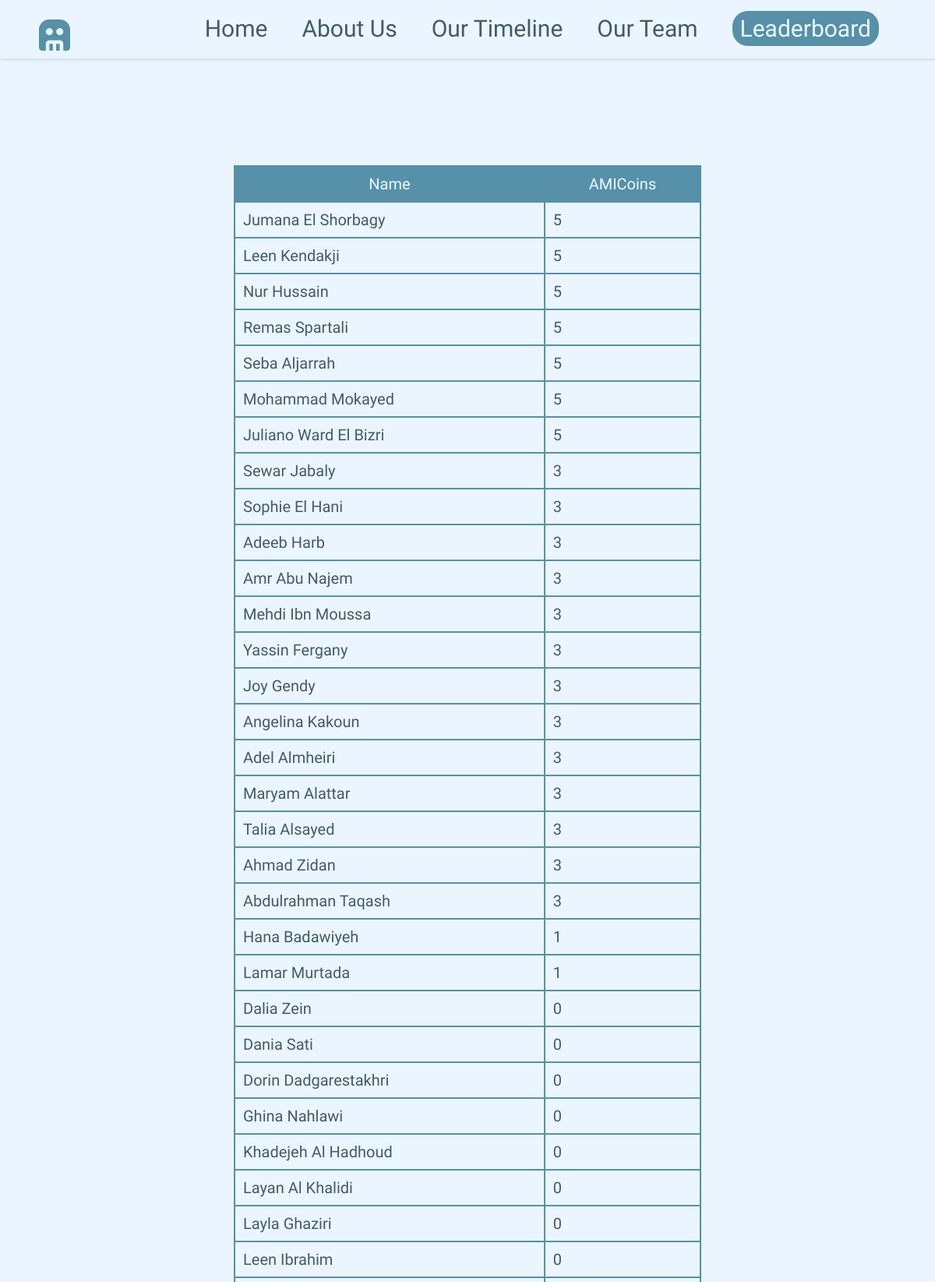
The app's page /Leaderboard/ (upper part) with its own data.
### website/models.py (models this page shows)
class memberTeam(models.Model):
    id = models.AutoField(primary_key=True)
    name = models.CharField(max_length=100)
    about = models.TextField()
    amicoins = models.IntegerField(default=0)

class committeeTeam(models.Model):
    id = models.AutoField(primary_key=True)
    name = models.CharField(max_length=100)
    role = models.CharField(max_length=100)
    about = models.TextField()
    amicoins = models.IntegerField(default=0)

### website/views.py (the view)
# urls.py: path("Leaderboard/", views.Leaderboard, name="leaderboard"),
def Leaderboard(request):
    members = memberTeam.objects.all()
    committee_members = committeeTeam.objects.all()
    combined_members = list(chain(members, committee_members))
    sorted_combined_members = sorted(combined_members, key=lambda x: x.amicoins, reverse=True)
    context = {
        'sorted_combined_members': sorted_combined_members,
    }
    return render(request, "Leaderboard.html", context)

### templates/Leaderboard.html (shortened to what this page needs)
{% load static %}
<!DOCTYPE html>
<html lang="en">
   <head>
      <link rel="stylesheet" href="{% static 'CSS/Common.css' %}">
      <link rel="stylesheet" href="{% static 'CSS/Leaderboard.css' %}">
   </head>
   <body>
      <div class="header">
         <img class="headerlogo" src="{% static '../media/images/Logo.png' %}" alt="AMIC Logo">
         <div class="headercontainer">
            <div style="margin-top: 15px; margin-right: 60px;">
               <a class="headertext" href="{% url 'home' %}">Home</a>
               <a class="headertext" href="{% url 'about' %}">About Us</a>
               <a class="headertext" href="{% url 'timeline' %}">Our Timeline</a>
               <a class="headertext" href="{% url 'team' %}">Our Team</a>
               <div class="joinus">
                  <a class="joinustext" href="{% url 'leaderboard' %}">Leaderboard</a>
               </div>
            </div>
         </div>
       </div>
      <br><br><br>
      <div class="fill">
        <table>
           <thead>
              <tr>
                 <th>Name</th>
                 <th>AMICoins</th>
              </tr>
           </thead>
           <tbody>
              {% for member in sorted_combined_members %}
                 <tr>
                    <td>{{ member.name }}</td>
                    <td>{{ member.amicoins|default:0 }}</td>
                 </tr>
              {% endfor %}
           </tbody>
        </table>
     </div>
      <br><br><br><br>
   </body>
</html>

### static/CSS/Common.css (style rules this page uses)
body { background: #EAF5FF; overflow-x: hidden; }
.header { background: #EAF5FF; position: fixed; top: 0; left: 0; width: 100%; display: flex; align-items: center; justify-content: space-between; padding: 10px 20px; z-index: 100; box-shadow: 0px 2px 4px rgba(0, 0, 0, 0.1); }
.headercontainer { position: fixed; top: 0; left: 0; right: 0; text-align: center; height: 40px; padding: 0; margin: -8px; display: flex; align-items: center; justify-content: right; z-index: 1; }
.headerlogo { margin-left: 30px; margin-top: 15px; width: 40px; height: 40px; }
.headertext { display: inline-block; position: relative; top: 23px; color: #455B64; text-align: center; font-size: 30px; font-family: Stick No Bills; font-weight: 300; margin: -2px 20px 0; text-decoration: none; }
.joinus { display: inline-block; position: relative; top: 18px; text-align: center; text-decoration: none; height: 45px; margin: -2px 20px 0; background: #5690A9; border-radius: 20px; flex-shrink: 0; padding-left: 10px; padding-right: 10px; }
.joinustext { position: relative; top: 5px; color: #ECF9FF; text-align: center; font-size: 30px; font-family: 'Stick No Bills', sans-serif; font-weight: 500; text-decoration: none; }

### static/CSS/Leaderboard.css (style rules this page uses)
.fill { margin: 130px 150px; display: flex; flex-direction: row; justify-content: center; align-items: center; display: flex; }
table { width: 600px; border-collapse: collapse; margin-top: 20px; }
th, td { border: 2px solid #5690A9; padding: 10px; text-align: left; }
td { background-color: #EAF5FF; color: #455B64; font-size: 20px; font-family: Stick No Bills; font-weight: 300; text-decoration: none; }
th { text-align: center; background-color: #5690A9; color: #ECF9FF; font-size: 20px; font-family: 'Stick No Bills', sans-serif; font-weight: 500; text-decoration: none; }
tr:nth-child(even) { background-color: #EAF5FF; }
tr:nth-child(odd) { background-color: #FFF; }

### records on screen
memberTeam: name "Jumana El Shorbagy", amicoins "5"
memberTeam: name "Leen Kendakji", amicoins "5"
memberTeam: name "Nur Hussain", amicoins "5"
memberTeam: name "Remas Spartali", amicoins "5"
memberTeam: name "Seba Aljarrah", amicoins "5"
memberTeam: name "Mohammad Mokayed", amicoins "5"
committeeTeam: name "Juliano Ward El Bizri", amicoins "5"
memberTeam: name "Sewar Jabaly", amicoins "3"
memberTeam: name "Sophie El Hani", amicoins "3"
memberTeam: name "Adeeb Harb", amicoins "3"
memberTeam: name "Amr Abu Najem", amicoins "3"
memberTeam: name "Mehdi Ibn Moussa", amicoins "3"
memberTeam: name "Yassin Fergany", amicoins "3"
memberTeam: name "Joy Gendy", amicoins "3"
committeeTeam: name "Angelina Kakoun", amicoins "3"
committeeTeam: name "Adel Almheiri", amicoins "3"
committeeTeam: name "Maryam Alattar", amicoins "3"
committeeTeam: name "Talia Alsayed", amicoins "3"
committeeTeam: name "Ahmad Zidan", amicoins "3"
committeeTeam: name "Abdulrahman Taqash", amicoins "3"
memberTeam: name "Hana Badawiyeh", amicoins "1"
memberTeam: name "Lamar Murtada", amicoins "1"
memberTeam: name "Dalia Zein", amicoins "0"
memberTeam: name "Dania Sati", amicoins "0"
memberTeam: name "Dorin Dadgarestakhri", amicoins "0"
memberTeam: name "Ghina Nahlawi", amicoins "0"
memberTeam: name "Khadejeh Al Hadhoud", amicoins "0"
memberTeam: name "Layan Al Khalidi", amicoins "0"
memberTeam: name "Layla Ghaziri", amicoins "0"
memberTeam: name "Leen Ibrahim", amicoins "0"
